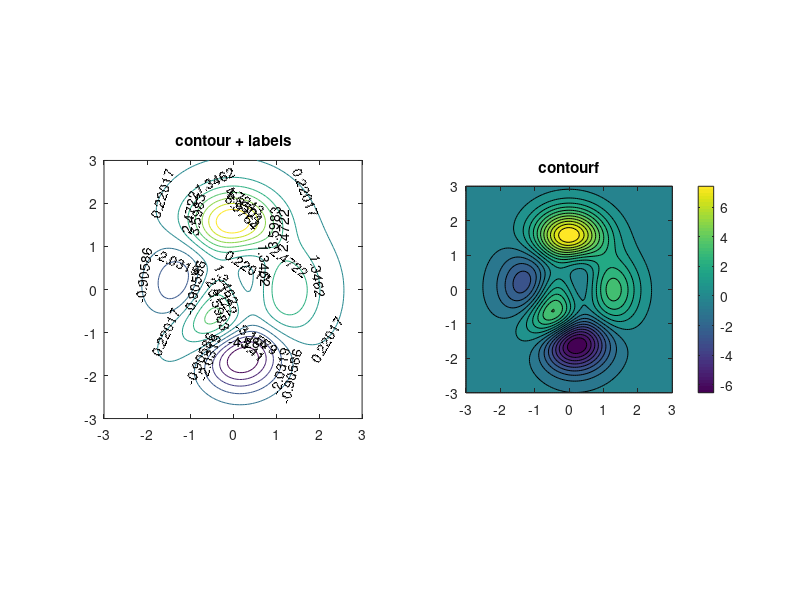

The MATLAB script that drew this image:
% Day 080 · Contour Plots and Special 3-D Graphics — Contour, filled contour and labels
% Run: open this file in MATLAB and press Run (or type example_1 in the Command Window)

[X, Y] = meshgrid(linspace(-3, 3, 100));
Z = 3*(1 - X).^2 .* exp(-X.^2 - (Y + 1).^2) - 10*(X/5 - X.^3 - Y.^5) .* exp(-X.^2 - Y.^2);
subplot(1, 2, 1)
[C, h] = contour(X, Y, Z, 12);
clabel(C, h); title('contour + labels'); axis equal
subplot(1, 2, 2)
contourf(X, Y, Z, 20); colorbar; title('contourf'); axis equal
[zmax, k] = max(Z(:));
fprintf('Highest point %.2f at (%.2f, %.2f)\n', zmax, X(k), Y(k));
